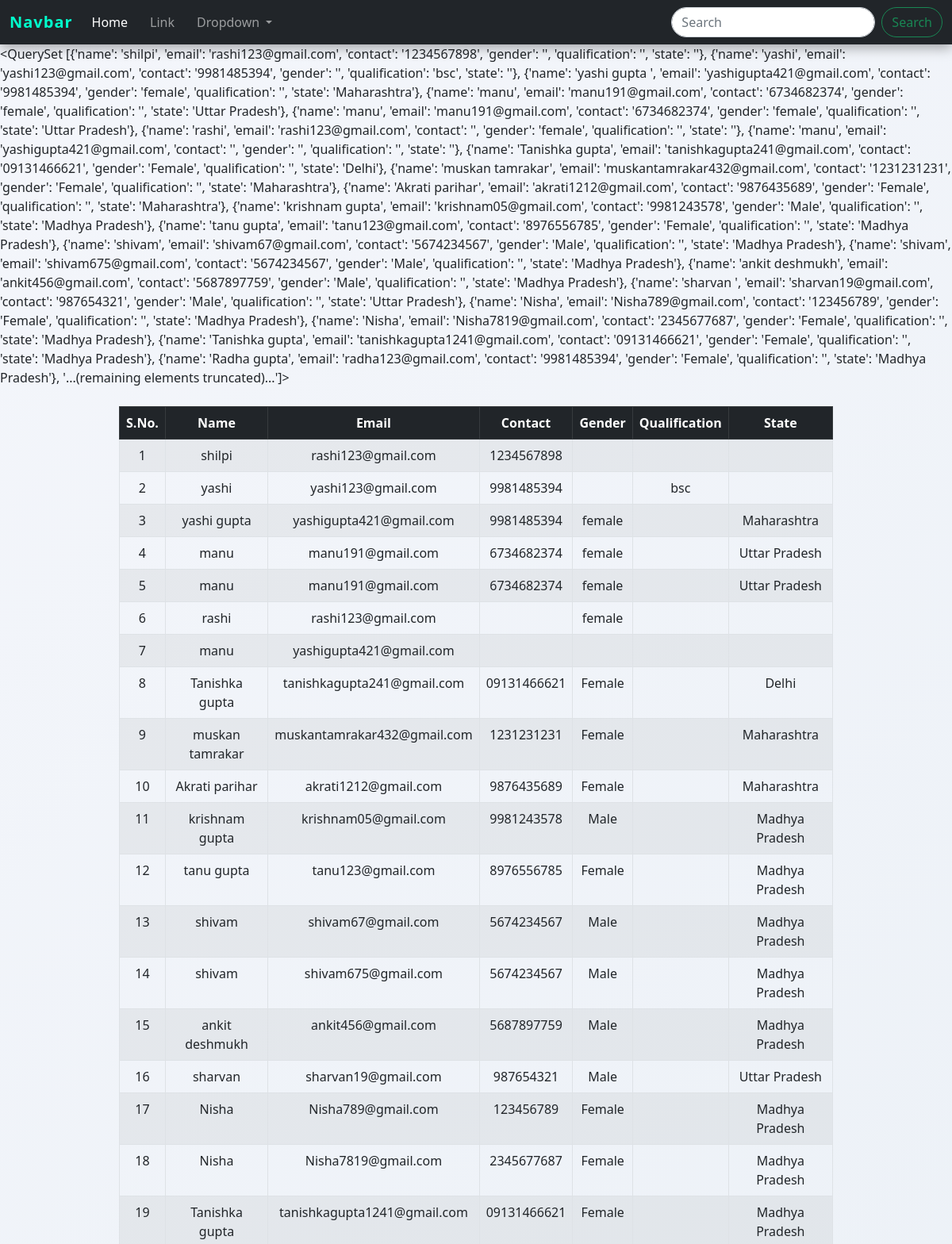
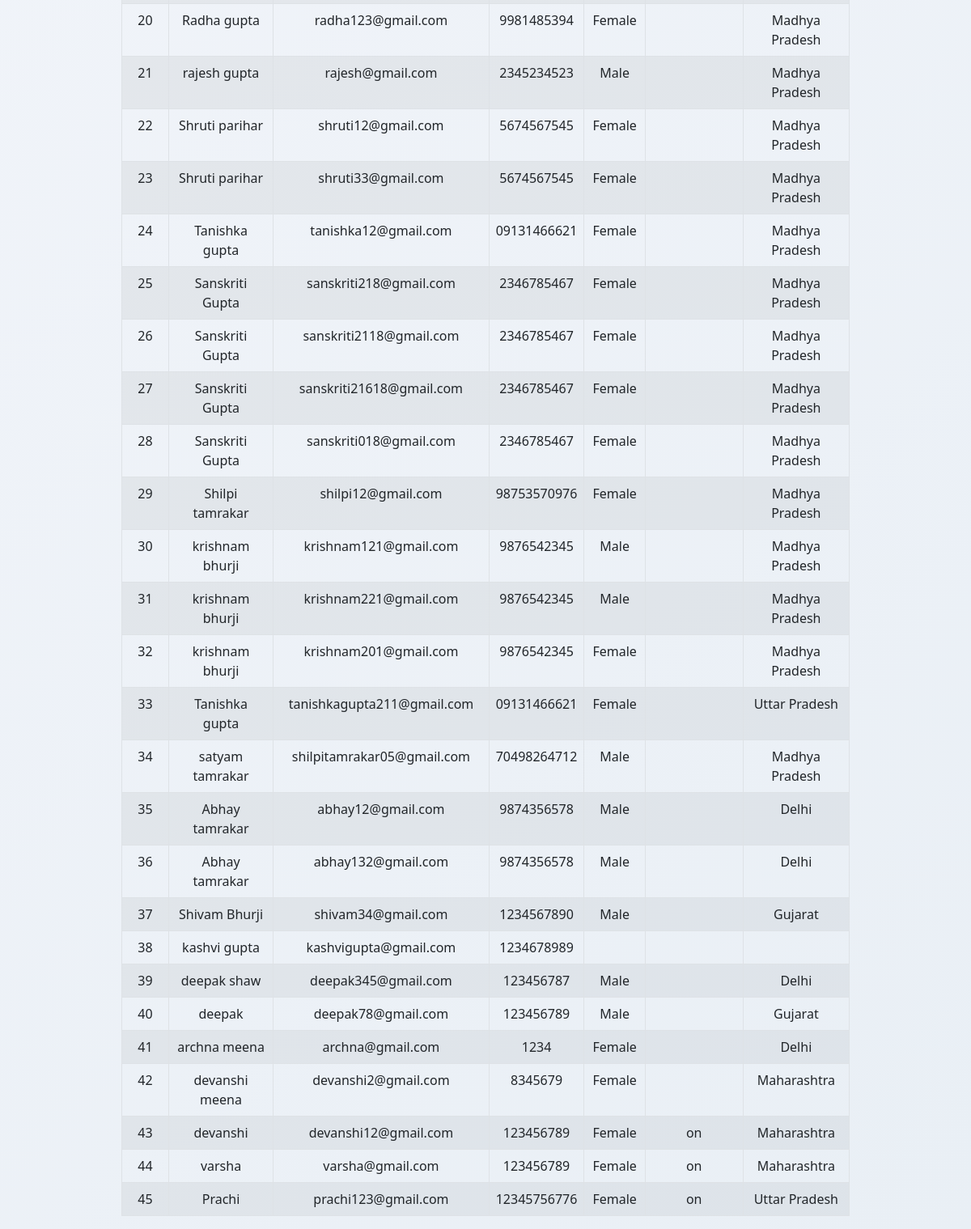
/show_data/, run on the app's committed database (2 pictures, top to bottom).
### app/models.py (models this page shows)
class Employee(models.Model):
    name = models.CharField(max_length=100)
    email = models.EmailField()
    contact = models.CharField()
    gender = models.CharField(max_length=10)
    qualification = models.CharField(max_length=200)
    state = models.CharField(max_length=50)
    image = models.ImageField(upload_to='images/')
    audio = models.FileField(upload_to='audios/')
    video = models.FileField(upload_to='videos/')
    resume = models.FileField(upload_to='resumes/')
    password=models.CharField(max_length=20,null=True)         ##table pehle se created  h ab isme naya column add krna h islie

### app/views.py (the view)
# urls.py: path('show_data/',show_data,name="show_data"),
def show_data(req):
    data = Employee.objects.values('name','email','contact','gender','qualification','state')
    print(data)
    for i in data:
        print(i['name'],i['email'],i['contact'],i['gender'],i['qualification'],i['state'])
    return render(req,'show_data.html',{'data':data})

### app/templates/show_data.html (shortened to what this page needs)
{% extends 'base.html' %}
{% block content %}
{{data}}
<table class="table table-bordered table-striped w-75 mx-auto mt-4 text-center">
  <thead class="table-dark">
    <tr>
      <th>S.No.</th>
      <th>Name</th>
      <th>Email</th>
      <th>Contact</th>
      <th>Gender</th>
      <th>Qualification</th>
      <th>State</th>
    </tr>
  </thead>
<tbody>
    {% for i in data %}
    <tr>
      <td>{{ forloop.counter }}</td>
      <td>{{ i.name }}</td>
      <td>{{ i.email }}</td>
      <td>{{ i.contact }}</td>
      <td>{{ i.gender }}</td>
      <td>{{ i.qualification }}</td>
      <td>{{ i.state }}</td>
    </tr>
    {% endfor %}
  </tbody>
</table>
{% endblock content %}

### app/templates/base.html (shortened to what this page needs)
<!doctype html>
<html lang="en">
  <head>
    <link href="https://cdn.jsdelivr.net/npm/bootstrap@5.0.2/dist/css/bootstrap.min.css" rel="stylesheet">
  </head>
  <body>
    <nav class="navbar navbar-expand-lg navbar-dark bg-dark">
      <div class="container-fluid">
        <a class="navbar-brand" href="#">Navbar</a>
        <div class="collapse navbar-collapse" id="navbarSupportedContent">
          <ul class="navbar-nav me-auto mb-2 mb-lg-0">
            <li class="nav-item">
              <a class="nav-link active" aria-current="page" href="#">Home</a>
            </li>
            <li class="nav-item">
              <a class="nav-link" href="#">Link</a>
            </li>
            <li class="nav-item dropdown">
              <a class="nav-link dropdown-toggle" href="#" id="navbarDropdown" role="button" data-bs-toggle="dropdown" aria-expanded="false">
                Dropdown
              </a>
            </li>
          </ul>
          <form class="d-flex">
            <input class="form-control me-2" type="search" placeholder="Search" aria-label="Search">
            <button class="btn btn-outline-success" type="submit">Search</button>
          </form>
        </div>
      </div>
    </nav>
    {% block content %}
    {% endblock content %}
  </body>
</html>

### app/templates/base.html (style rules this page uses)
body { background: linear-gradient(135deg, #f4f6fb, #e9eff5); font-family: 'Segoe UI', Tahoma, Geneva, Verdana, sans-serif; }
.navbar { box-shadow: 0 4px 15px rgba(0, 0, 0, 0.35); }
.navbar-brand { font-weight: bold; letter-spacing: 1px; color: #00ffcc !important; }
.nav-link { margin-right: 12px; transition: all 0.3s ease; }
.form-control { border-radius: 20px; }
.btn-outline-success { border-radius: 20px; transition: all 0.3s ease; }

### data on the page
Employee: name "shilpi", email "rashi123@gmail.com", contact "1234567898"
Employee: name "yashi", email "yashi123@gmail.com", contact "9981485394", qualification "bsc"
Employee: name "yashi gupta", email "yashigupta421@gmail.com", contact "9981485394", gender "female", state "Maharashtra"
Employee: name "rashi", email "rashi123@gmail.com", gender "female"
Employee: name "manu", email "yashigupta421@gmail.com"
Employee: name "Tanishka gupta", email "tanishkagupta241@gmail.com", contact "09131466621", gender "Female", state "Delhi"
Employee: name "muskan tamrakar", email "muskantamrakar432@gmail.com", contact "1231231231", gender "Female", state "Maharashtra"
Employee: name "Akrati parihar", email "akrati1212@gmail.com", contact "9876435689", gender "Female", state "Maharashtra"
Employee: name "krishnam gupta", email "krishnam05@gmail.com", contact "9981243578", gender "Male", state "Madhya Pradesh"
Employee: name "tanu gupta", email "tanu123@gmail.com", contact "8976556785", gender "Female", state "Madhya Pradesh"
Employee: name "shivam", email "shivam67@gmail.com", contact "5674234567", gender "Male", state "Madhya Pradesh"
Employee: name "shivam", email "shivam675@gmail.com", contact "5674234567", gender "Male", state "Madhya Pradesh"
Employee: name "ankit deshmukh", email "ankit456@gmail.com", contact "5687897759", gender "Male", state "Madhya Pradesh"
Employee: name "sharvan", email "sharvan19@gmail.com", contact "987654321", gender "Male", state "Uttar Pradesh"
Employee: name "Nisha", email "Nisha789@gmail.com", contact "123456789", gender "Female", state "Madhya Pradesh"
Employee: name "Nisha", email "Nisha7819@gmail.com", contact "2345677687", gender "Female", state "Madhya Pradesh"
Employee: name "Tanishka gupta", email "tanishkagupta1241@gmail.com", contact "09131466621", gender "Female", state "Madhya Pradesh"
Employee: name "Radha gupta", email "radha123@gmail.com", contact "9981485394", gender "Female", state "Madhya Pradesh"
Employee: name "rajesh gupta", email "rajesh@gmail.com", contact "2345234523", gender "Male", state "Madhya Pradesh"
Employee: name "Shruti parihar", email "shruti12@gmail.com", contact "5674567545", gender "Female", state "Madhya Pradesh"
Employee: name "Shruti parihar", email "shruti33@gmail.com", contact "5674567545", gender "Female", state "Madhya Pradesh"
Employee: name "Tanishka gupta", email "tanishka12@gmail.com", contact "09131466621", gender "Female", state "Madhya Pradesh"
Employee: name "Sanskriti Gupta", email "sanskriti218@gmail.com", contact "2346785467", gender "Female", state "Madhya Pradesh"
Employee: name "Sanskriti Gupta", email "sanskriti2118@gmail.com", contact "2346785467", gender "Female", state "Madhya Pradesh"
Employee: name "Sanskriti Gupta", email "sanskriti21618@gmail.com", contact "2346785467", gender "Female", state "Madhya Pradesh"
Employee: name "Sanskriti Gupta", email "sanskriti018@gmail.com", contact "2346785467", gender "Female", state "Madhya Pradesh"
Employee: name "Shilpi tamrakar", email "shilpi12@gmail.com", contact "98753570976", gender "Female", state "Madhya Pradesh"
Employee: name "krishnam bhurji", email "krishnam121@gmail.com", contact "9876542345", gender "Male", state "Madhya Pradesh"
Employee: name "krishnam bhurji", email "krishnam221@gmail.com", contact "9876542345", gender "Male", state "Madhya Pradesh"
Employee: name "krishnam bhurji", email "krishnam201@gmail.com", contact "9876542345", gender "Female", state "Madhya Pradesh"
Employee: name "Tanishka gupta", email "tanishkagupta211@gmail.com", contact "09131466621", gender "Female", state "Uttar Pradesh"
Employee: name "satyam tamrakar", email "shilpitamrakar05@gmail.com", contact "70498264712", gender "Male", state "Madhya Pradesh"
Employee: name "Abhay tamrakar", email "abhay12@gmail.com", contact "9874356578", gender "Male", state "Delhi"
Employee: name "Abhay tamrakar", email "abhay132@gmail.com", contact "9874356578", gender "Male", state "Delhi"
Employee: name "Shivam Bhurji", email "shivam34@gmail.com", contact "1234567890", gender "Male", state "Gujarat"
Employee: name "kashvi gupta", email "kashvigupta@gmail.com", contact "1234678989"
Employee: name "deepak shaw", email "deepak345@gmail.com", contact "123456787", gender "Male", state "Delhi"
Employee: name "deepak", email "deepak78@gmail.com", contact "123456789", gender "Male", state "Gujarat"
Employee: name "archna meena", email "archna@gmail.com", contact "1234", gender "Female", state "Delhi"
Employee: name "devanshi meena", email "devanshi2@gmail.com", contact "8345679", gender "Female", state "Maharashtra"
Employee: name "devanshi", email "devanshi12@gmail.com", contact "123456789", gender "Female", qualification "on", state "Maharashtra"
Employee: name "varsha", email "varsha@gmail.com", contact "123456789", gender "Female", qualification "on", state "Maharashtra"
Employee: name "Prachi", email "prachi123@gmail.com", contact "12345756776", gender "Female", qualification "on", state "Uttar Pradesh"

### other printed values
{{ i.name }} "manu" "manu"
{{ i.email }} "manu191@gmail.com" "manu191@gmail.com"
{{ i.contact }} "6734682374" "6734682374"
{{ i.gender }} "female" "female"
{{ i.state }} "Uttar Pradesh" "Uttar Pradesh"
